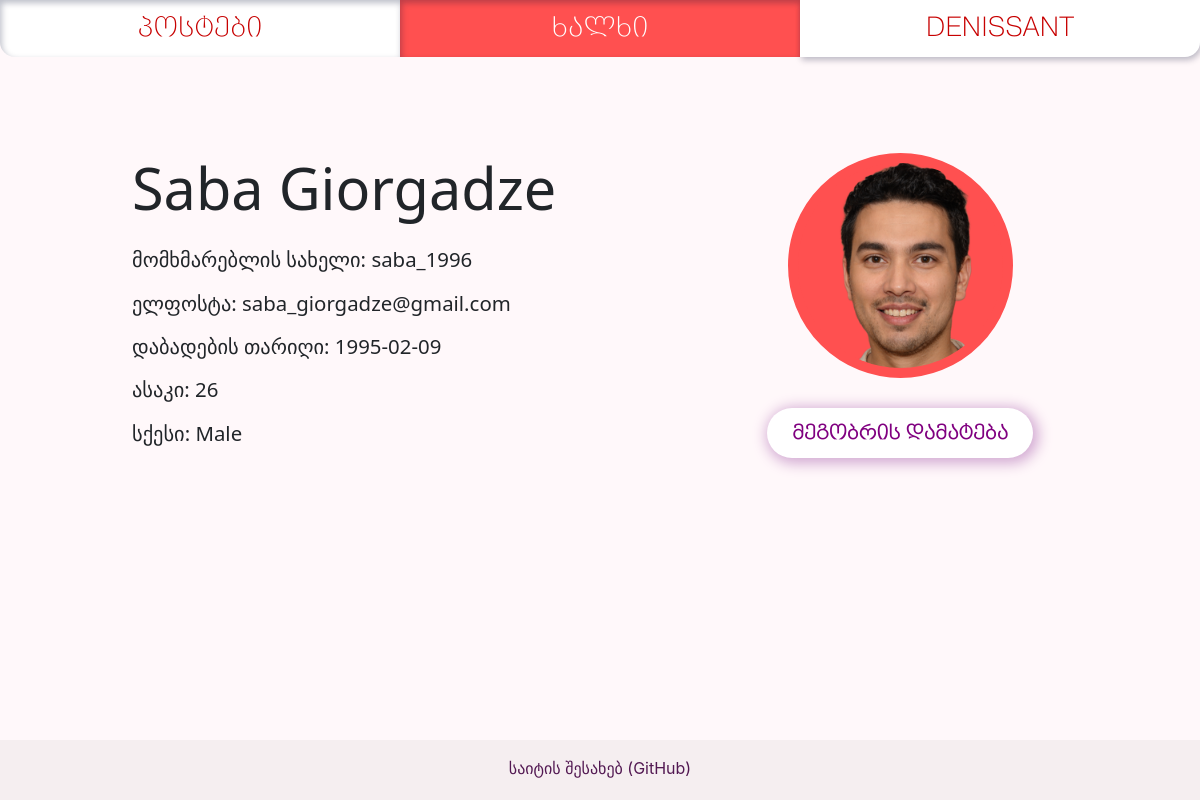
/people/saba_1996 (signed in), run on the app's committed database.
### app/models/users.py (models this page shows, shortened)
class User(db.Model, UserMixin):
    __tablename__ = 'users'
    id = db.Column(db.Integer, primary_key=True)
    username = db.Column(db.String(16), unique=True, nullable=False, index=True)
    password = db.Column(db.String(255))
    name_first = db.Column(db.String)
    name_last = db.Column(db.String)
    email = db.Column(db.String(64), unique=True, nullable=False, index=True)
    sex = db.Column(db.String)
    dob = db.Column(db.Date)
    age = db.Column(db.Integer)
    picture = db.Column(db.String)
    post = db.relationship('PostsModel', backref='User', uselist=False)
    comment = db.relationship('Comment', backref='User', uselist=False)
    roles = db.relationship('Role', secondary=roles_users,
                            backref=db.backref('users', lazy='dynamic'))
    friends = db.relationship('User', secondary=friendships,
                              primaryjoin=id == friendships.c.user_id_one,
                              secondaryjoin=id == friendships.c.user_id_two)
    def is_friend(self, target_user_id):
        print(target_user_id)
        print('viewing profile: ', User.query.get(target_user_id).username)
        return target_user_id in (user.id for user in self.friends)
    @classmethod
    def find_by_username(cls, temp_username):
        return cls.query.filter_by(username=temp_username).first()

### app/profiles/views.py (the view, shortened to what this page needs)
@profiles_blueprint.route('/')
@profiles_blueprint.route('/<username>', methods=['GET', 'POST'])
def list_people(username=None):
    if username:
        user = User.find_by_username(username)
        friend_request_form = FriendRequestForm()
        if current_user.is_authenticated:
            if user.id == current_user.id:
                return redirect(url_for('profiles.profile'))
            incoming_requests = FriendRequest.query.filter_by(recipient_user=current_user.id, active=1).all()
            incoming_requests_ids = [r.id for r in incoming_requests]
            incoming_requests_senders = [r.sender_user for r in incoming_requests]
            incoming_requests = [incoming_requests_ids, incoming_requests_senders]
            friend_asked = FriendRequest.query.filter_by(recipient_user=user.id,
                                                         sender_user=current_user.id,
                                                         active=1).first()
        else:
            friend_asked = None
            incoming_requests = None
        return render_template('people_profile.html', pages=generate_nav_links(),
                               user=user,
                               friend_request_form=friend_request_form,
                               friend_asked=friend_asked,
                               incoming_requests=incoming_requests)
    else:
        people_list = User.query.all()
        return render_template('people.html', pages=generate_nav_links(), people_list=people_list)

### app/profiles/forms.py
class FriendRequestForm(FlaskForm):
    sender_user = StringField('current_user_id',
                              validators=[
                                  DataRequired(message="no current_user id")
                              ])
    receiving_user = StringField('receiving_user_id',
                                 validators=[
                                     DataRequired(message="no receiving_user id")
                                 ])
    submit_friend_request = SubmitField('მეგობრის დამატება')
    undo_friend_request = SubmitField('შემოთავაზების გაუქმება')

### app/models/users.py (called while the page is built)
@login_manager.user_loader
def load_user(user_id):
    try:
        return User.query.get(user_id)
    except Exception as e:
        print(e)

### app/tools/nav_link_list.py (called while the page is built)
def generate_nav_links():
    pages_nav_list = [
        ("posts.list_posts", "პოსტები"),
        ("profiles.list_people", "ხალხი"),
        ("auth.auth", "შესვლა")
    ]
    from flask_login import current_user
    if current_user.is_authenticated:
        pages_nav_list[2] = ('profiles.profile', current_user.username.upper())
    return pages_nav_list

### app/profiles/templates/people_profile.html (shortened to what this page needs)
{% extends "base.html" %}
{% block content %}
{% from 'macros_images.html' import show_profile_picture %}
    <div class="profile-container">
        <div class="profile-right-column">
            {{ show_profile_picture(user, 'profile__profile-picture') }}
            {% if current_user.is_authenticated and current_user.id != user.id %}
                <form method="POST">
                {% if current_user.is_friend(user.id) %}
                    <div class="profile__friend-double">
                        <span id="profile__request-done"> მეგობარი ✓ </span>
                        <button class="profile__request-deny"
                            onclick="deleteFriend(
                                    {{ current_user.id }},
                                    {{ user.id }})">
                            მეგობრის წაშლა
                        </button>
                    </div>
                {% elif not friend_asked %}
                    {{ friend_request_form.submit_friend_request }}
                {% else %}
                <div class="profile__friend-double">
                    <span id="profile__request-done"> შემოთავაზება გაგზავნილია </span>
                    {{ friend_request_form.undo_friend_request }}
                </div>
                {% endif %}
                </form>
            {% endif %}
        </div>
        <div class="profile-left-column">
            <h1 class="profile__title"> {{ user.name_first }} {{ user.name_last}} </h1>
            <p class="profile__details"> მომხმარებლის სახელი: {{ user.username }} </p>
            <p class="profile__details"> ელფოსტა: {{ user.email }} </p>
            <p class="profile__details"> დაბადების თარიღი: {{ user.dob }} </p>
            <p class="profile__details"> ასაკი: {{ user.age }} </p>
            <p class="profile__details"> სქესი: {{ user.sex }} </p>
        </div>
    </div>
{% endblock %}

### app/posts/templates/macros_images.html (shortened to what this page needs)
{% macro show_profile_picture(user, style) %}
      {% if user.picture %}
        <img src="{{ url_for('static', filename='uploads/profile_pictures/%s' % user.picture) }}" class="{{style}}" alt="my_profile_picture">
      {% else %}
        <img src="{{ url_for('static', filename='uploads/profile_pictures/default_profile_picture.png') }}" class="{{style}}" alt="my_profile_picture">
      {% endif %}
{% endmacro %}

### app/static/styles.css (style rules this page uses)
html, body { margin: 0; padding: 0; height: 100%; background-color: rgb(255, 248, 250); }
* { box-sizing: border-box; }

### app/profiles/static/style.css (style rules this page uses)
@media only screen and (min-width: 600px) { .profile-container { flex-direction: row-reverse; } }
.profile-container { display: flex; justify-content: center; padding: 8% 0 0 0; }
.profile-left-column { display: flex; flex-direction: column; align-items: flex-start; width: 50%; }
.profile-right-column { display: flex; flex-direction: column; align-items: center; float: right; width: 28%; }
.profile__profile-picture { width: 225px; height: 225px; border-radius: 32rem; border: solid 10px #ff5050; background-color: #ff5050; }
.profile__title { font-size: clamp(1.5rem, 5vw, 3.6rem); margin: 0 0 1rem 0; font-weight: lighter; font-family: "Segoe UI", sans-serif; }
.profile__details { font-size: clamp(0.7rem, 1.7vw, 1.35rem); margin: 0.4rem 0; font-weight: lighter; font-family: "Segoe UI", sans-serif; }
#submit_friend_request { padding: 0.625rem 1.56rem 0.625rem 1.56rem; margin: 1.9rem; font-weight: bold; color: #800080; font-family: "BPG Nino Elite Exp Caps", sans-serif; border-radius: 2.5rem; border: none; background-color: white; box-shadow: 0.15rem 0.15rem 0.85rem 0.2rem #d2a9d2; font-size: 1.25rem; user-select: none; }

### data on the page
User: picture (picture), name_first "Saba", name_last "Giorgadze", username "saba_1996", email "saba_giorgadze@gmail.com", dob "1995-02-09", age "26", sex "Male"

### other printed values
{{ page[1] }} "პოსტები" "DENISSANT"
{{ page[1] }} "ხალხი"
